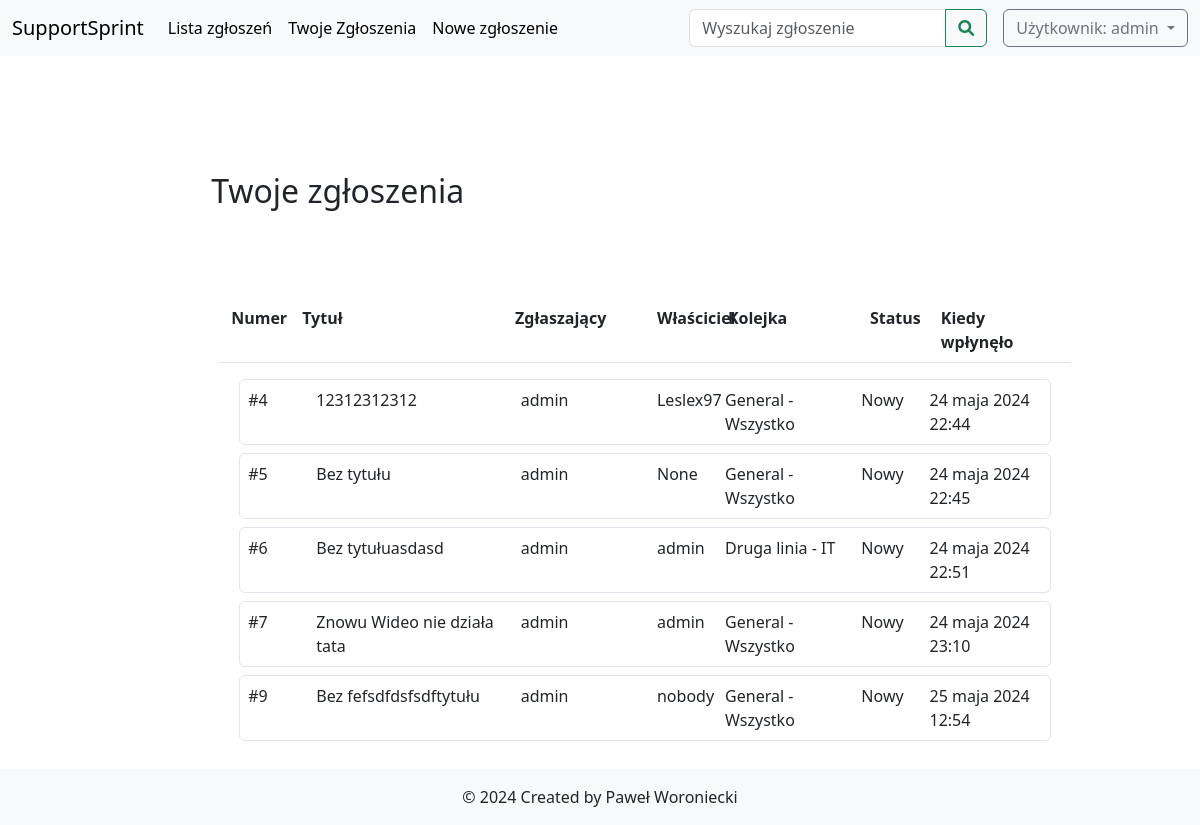
The app's page /user-tickets/ (signed in) with its own data.
### deskhelp/models.py (models this page shows, shortened)
class Ticket(models.Model):
    class Status(models.TextChoices):
        NOWY = 'Nowy', _('Nowy')
        W_TRAKCIE = 'W trakcie', _('W trakcie')
        ZAKONCZONY = 'Zakończony', _('Zakończony')
        ZAMKNIETY = 'Zamknięty', _('Zamknięty')
        ODRZUCONY = 'Odrzucony', _('Odrzucony')
        ZAMROZONY = 'Zamrożony', _('Zamrożony')
        NIEAKTYWNY = 'Nieaktywny', _('Nieaktywny')
    title = models.TextField(
        default='Bez tytułu',
        verbose_name='Tytuł zgłoszenia',
        null=False
    )
    reporter = models.CharField(
        max_length=50,
        verbose_name='Zgłaszający'
    )
    content = models.TextField(
        verbose_name='Treść',
        max_length=10000,
        null=False
    )
    owner = models.ForeignKey(
        User,
        blank=True,
        null=True,
        on_delete=models.CASCADE
    )
    status = models.CharField(
        max_length=20,
        choices=Status.choices,
        default=Status.NOWY
    )
    queue = models.ForeignKey(Queue,
                               on_delete=models.CASCADE,
                                 default=1,
                                 verbose_name='Kolejka')
    created_at = models.DateTimeField(auto_now_add=True)
    updated_at = models.DateTimeField(auto_now=True)

class Queue(models.Model):
    name = models.CharField(max_length=100)
    department = models.ForeignKey(Department, on_delete=models.CASCADE)
    users = models.ManyToManyField(User, related_name='queues')
    def __str__(self):
        return f"{self.name} - {self.department.name}"

class Department(models.Model):
    name = models.CharField(max_length=100)
    users = models.ForeignKey(User , on_delete=models.CASCADE, null=True)

### deskhelp/views.py (the view, shortened to what this page needs)
# urls.py: path('user-tickets/', UserTicketsView.as_view(), name='user_tickets'),
class UserTicketsView(View):
    template_name = 'user_tickets.html'
    def get(self, request, *args, **kwargs):
        tickets = Ticket.objects.filter(
            reporter=request.user,
        )
        for ticket in tickets:
            ticket.truncated_title = ticket.title[:30] + "..." if len(ticket.title) > 30 else ticket.title
        context = {
            "user": request.user,
            "tickets": tickets,
        }
        return render(request, self.template_name, context)

### deskhelp/templates/user_tickets.html
{% extends 'tickets.html' %}
{% block headeer %}
<h2 class='h2  pb-5 mb-5'>Twoje zgłoszenia </h2>
{% endblock %}

### deskhelp/templates/tickets.html (shortened to what this page needs)
{% extends 'desk_main.html' %}
{% block content %}
{% block headeer %}{% endblock %}
<div class='  m-2'>
    <div class="container-fluid">
<div class="row fw-bold border-bottom pb-2 mb-3">
    <div class="col-md-1">Numer</div>
    <div class="col-md-3">Tytuł</div>
    <div class="col-md-2">Zgłaszający</div>
    <div class="col-md-1">Właściciel</div>
    <div class="col-md-2">Kolejka</div>
    <div class="col-md-1">Status</div>
    <div class="col-md-2">Kiedy wpłynęło</div>
</div>
        {% for ticket in tickets %}
        <div class='ticket border rounded mb-2 m-2 p-2' onclick="window.location.href='{% url 'ticket_details' ticket.id %}'">
            <div class="row">
                <div class="col-md-1">#{{ ticket.id }}</div>
                <div class="col-md-3">{{ ticket.truncated_title }}</div>
                <div class="col-md-2">{{ ticket.reporter }}</div>
                <div class="col-md-1">{{ ticket.owner }}</div>
                <div class="col-md-2">{{ ticket.queue }}</div>
                <div class="col-md-1">{{ ticket.status }}</div>
                <div class="col-md-2">{{ ticket.created_at }}</div>
            </div>
        </div>
        {% endfor %}
    </div>
</div>
{% endblock %}

### templates/base.html (shortened to what this page needs)
{% load static %}
<!DOCTYPE html>
<html lang="pl">
  <head>
    <link
      href="https://cdn.jsdelivr.net/npm/bootstrap@5.3.3/dist/css/bootstrap.min.css"
      rel="stylesheet"
    />
    <link
      href="https://cdnjs.cloudflare.com/ajax/libs/font-awesome/6.0.0-beta3/css/all.min.css"
      rel="stylesheet"
    />
    <link href="{% static 'css/style.css' %}" rel="stylesheet" />
  </head>
  <body>
    <nav class="navbar navbar-expand-lg navbar-light bg-light navbar-custom">
      <div class="container-fluid">
      <a class="navbar-brand" href="{% url 'home' %}">SupportSprint</a>
        <div class="collapse navbar-collapse" id="navbarSupportedContent">
          <ul class="navbar-nav me-auto mb-2 mb-lg-0">
    <li class="nav-item">
      <a
        class="nav-link active"
        aria-current="page"
        href="{% url 'tickets' %}"
        >Lista zgłoszeń</a
      >
    </li>
        <li class="nav-item">
      <a
        class="nav-link active"
        aria-current="page"
        href="{% url 'user_tickets' %}"
        >Twoje Zgłoszenia</a
      >
    </li>
    <li class="nav-item">
      <a
        class="nav-link active"
        aria-current="page"
        href="{% url 'create_ticket' %}"
        >Nowe zgłoszenie</a
      >
  </ul>
          {% block search_form%}
          {% endblock %}
          {% if user.is_authenticated %}
          <ul class="navbar-nav user-dropdown">
            <li class="nav-item dropdown">
              <button
                class="btn btn-outline-secondary dropdown-toggle"
                id="navbarDropdown"
                data-bs-toggle="dropdown"
                aria-expanded="false"
              >
                Użytkownik: {{ user.username }}
              </button>
            </li>
          </ul>
          {% endif %}
        </div>
      </div>
    </nav>
    <main class="content">
      <div class="container-fluid col-10 pt-5 mt-5">
        {% block content %}
        {% endblock %}
      </div>
    </main>
    <footer class="footer bg-light">
      &copy; 2024 Created by Paweł Woroniecki
    </footer>
  </body>
</html>

### static/css/style.css (style rules this page uses)
html, body { height: 100%; margin: 0; }
body { display: flex; flex-direction: column; }
.ticket { cursor: pointer; background-color: white ; border: 1px solid #dfe5eb !important; }
.content { flex: 1; }
.footer { text-align: center; padding: 1rem 0; font-size: 1rem; flex-shrink: 0; }
.content { margin-left: 90px; padding: 20px; }
.user-dropdown { right:5px !important; }

### records on screen
Ticket: id "4", truncated_title "12312312312", reporter "admin", owner "Leslex97", queue "General - Wszystko", status "Nowy", created_at "24 maja 2024 22:44"
Ticket: id "5", truncated_title "Bez tytułu", reporter "admin", owner "None", queue "General - Wszystko", status "Nowy", created_at "24 maja 2024 22:45"
Ticket: id "6", truncated_title "Bez tytułuasdasd", reporter "admin", owner "admin", queue "Druga linia - IT", status "Nowy", created_at "24 maja 2024 22:51"
Ticket: id "7", truncated_title "Znowu Wideo nie działa tata", reporter "admin", owner "admin", queue "General - Wszystko", status "Nowy", created_at "24 maja 2024 23:10"
Ticket: id "9", truncated_title "Bez fefsdfdsfsdftytułu", reporter "admin", owner "nobody", queue "General - Wszystko", status "Nowy", created_at "25 maja 2024 12:54"

### other values on screen
{{ user.username }} "admin"
